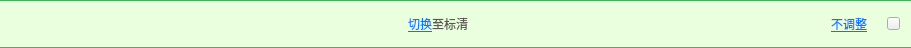
<?xml version="1.0" encoding="UTF-8"?>
<ui version="4.0">
 <class>ShowTipsItem</class>
 <widget class="QWidget" name="ShowTipsItem">
  <property name="geometry">
   <rect>
    <x>0</x>
    <y>0</y>
    <width>911</width>
    <height>48</height>
   </rect>
  </property>
  <property name="minimumSize">
   <size>
    <width>0</width>
    <height>48</height>
   </size>
  </property>
  <property name="maximumSize">
   <size>
    <width>16777215</width>
    <height>48</height>
   </size>
  </property>
  <property name="windowTitle">
   <string>ShowTipsItem</string>
  </property>
  <property name="styleSheet">
   <string notr="true">QWidget#ShowTipsItem{
background-color: rgb(255, 255, 255,0);
border:0px;
}</string>
  </property>
  <layout class="QVBoxLayout" name="verticalLayout">
   <property name="spacing">
    <number>0</number>
   </property>
   <property name="leftMargin">
    <number>0</number>
   </property>
   <property name="topMargin">
    <number>0</number>
   </property>
   <property name="rightMargin">
    <number>0</number>
   </property>
   <property name="bottomMargin">
    <number>0</number>
   </property>
   <item>
    <widget class="QLabel" name="label_2">
     <property name="minimumSize">
      <size>
       <width>0</width>
       <height>1</height>
      </size>
     </property>
     <property name="maximumSize">
      <size>
       <width>16777215</width>
       <height>1</height>
      </size>
     </property>
     <property name="styleSheet">
      <string notr="true">background-color: rgb(74, 175, 95);</string>
     </property>
     <property name="text">
      <string/>
     </property>
    </widget>
   </item>
   <item>
    <widget class="QWidget" name="widget" native="true">
     <property name="styleSheet">
      <string notr="true">QWidget#widget{
background-color: rgb(233, 255, 222);
border:0px;
}
</string>
     </property>
     <layout class="QHBoxLayout" name="horizontalLayout_2">
      <property name="spacing">
       <number>10</number>
      </property>
      <item>
       <spacer name="horizontalSpacer_4">
        <property name="orientation">
         <enum>Qt::Horizontal</enum>
        </property>
        <property name="sizeHint" stdset="0">
         <size>
          <width>40</width>
          <height>20</height>
         </size>
        </property>
       </spacer>
      </item>
      <item>
       <widget class="QLabel" name="label_stateTips">
        <property name="minimumSize">
         <size>
          <width>13</width>
          <height>13</height>
         </size>
        </property>
        <property name="maximumSize">
         <size>
          <width>13</width>
          <height>13</height>
         </size>
        </property>
        <property name="styleSheet">
         <string notr="true"/>
        </property>
        <property name="text">
         <string/>
        </property>
       </widget>
      </item>
      <item>
       <layout class="QHBoxLayout" name="horizontalLayout">
        <property name="spacing">
         <number>0</number>
        </property>
        <item>
         <widget class="QLabel" name="label_tipMsg">
          <property name="minimumSize">
           <size>
            <width>20</width>
            <height>0</height>
           </size>
          </property>
          <property name="styleSheet">
           <string notr="true">color: rgb(90, 87, 84);</string>
          </property>
          <property name="text">
           <string/>
          </property>
         </widget>
        </item>
        <item>
         <widget class="QPushButton" name="pushButton_change">
          <property name="font">
           <font>
            <underline>true</underline>
           </font>
          </property>
          <property name="toolTip">
           <string>&lt;html&gt;&lt;head/&gt;&lt;body&gt;&lt;p&gt;&lt;span style=&quot; text-decoration: underline;&quot;&gt;切换&lt;/span&gt;&lt;/p&gt;&lt;/body&gt;&lt;/html&gt;</string>
          </property>
          <property name="whatsThis">
           <string>&lt;html&gt;&lt;head/&gt;&lt;body&gt;&lt;p&gt;&lt;span style=&quot; text-decoration: underline;&quot;&gt;切换&lt;/span&gt;&lt;/p&gt;&lt;/body&gt;&lt;/html&gt;</string>
          </property>
          <property name="styleSheet">
           <string notr="true">border:0px;
color: rgb(0, 122, 255);</string>
          </property>
          <property name="text">
           <string>切换</string>
          </property>
         </widget>
        </item>
        <item>
         <widget class="QLabel" name="label_profileTips">
          <property name="styleSheet">
           <string notr="true">color: rgb(90, 87, 84);</string>
          </property>
          <property name="text">
           <string>至标清</string>
          </property>
         </widget>
        </item>
       </layout>
      </item>
      <item>
       <spacer name="horizontalSpacer_2">
        <property name="orientation">
         <enum>Qt::Horizontal</enum>
        </property>
        <property name="sizeHint" stdset="0">
         <size>
          <width>40</width>
          <height>20</height>
         </size>
        </property>
       </spacer>
      </item>
      <item>
       <widget class="QPushButton" name="pushButton_bitrateCtrl">
        <property name="font">
         <font>
          <underline>true</underline>
         </font>
        </property>
        <property name="styleSheet">
         <string notr="true">border:0px;
color: rgb(0, 122, 255);</string>
        </property>
        <property name="text">
         <string>不调整</string>
        </property>
       </widget>
      </item>
      <item>
       <spacer name="horizontalSpacer_3">
        <property name="orientation">
         <enum>Qt::Horizontal</enum>
        </property>
        <property name="sizeType">
         <enum>QSizePolicy::Fixed</enum>
        </property>
        <property name="sizeHint" stdset="0">
         <size>
          <width>10</width>
          <height>20</height>
         </size>
        </property>
       </spacer>
      </item>
      <item>
       <widget class="QPushButton" name="pushButton_closeItem">
        <property name="minimumSize">
         <size>
          <width>13</width>
          <height>13</height>
         </size>
        </property>
        <property name="maximumSize">
         <size>
          <width>13</width>
          <height>13</height>
         </size>
        </property>
        <property name="styleSheet">
         <string notr="true">border-image: url(:/button/images/close.png);</string>
        </property>
        <property name="text">
         <string/>
        </property>
       </widget>
      </item>
     </layout>
    </widget>
   </item>
   <item>
    <widget class="QLabel" name="label">
     <property name="minimumSize">
      <size>
       <width>0</width>
       <height>1</height>
      </size>
     </property>
     <property name="maximumSize">
      <size>
       <width>16777215</width>
       <height>1</height>
      </size>
     </property>
     <property name="styleSheet">
      <string notr="true">background-color: rgb(74, 175, 95);</string>
     </property>
     <property name="text">
      <string/>
     </property>
    </widget>
   </item>
  </layout>
 </widget>
 <layoutdefault spacing="6" margin="11"/>
 <resources>
  <include location="../../Project/MainUI.qrc"/>
 </resources>
 <connections/>
</ui>
